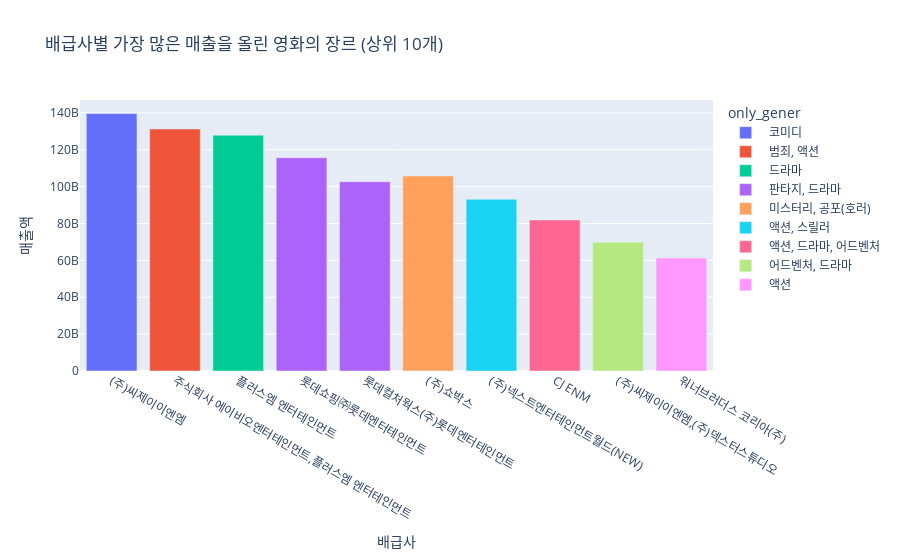
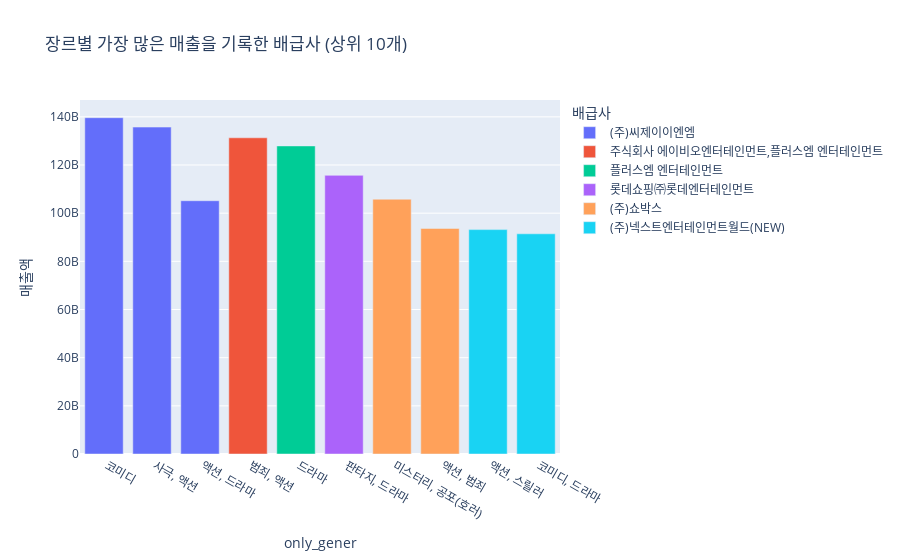

Here is the notebook cell these charts were saved with, in order:
### Code cell
# 배급사별 가장 많은 매출을 올린 영화 찾기
top_movies = df.loc[df.groupby('배급사')['매출액'].idxmax()]

# 매출액을 기준으로 내림차순으로 정렬하고 상위 10개만 선택
top_movies = top_movies.sort_values(by='매출액', ascending=False).head(10)

# 시각화
fig = px.bar(top_movies, x='배급사', y='매출액', color='only_gener', title='배급사별 가장 많은 매출을 올린 영화의 장르 (상위 10개)')
fig.show()

# 장르별 가장 많은 매출을 기록한 영화 찾기
top_movies_by_genre = df.loc[df.groupby('only_gener')['매출액'].idxmax()]

# 매출액을 기준으로 내림차순으로 정렬하고 상위 10개만 선택
top_movies_by_genre = top_movies_by_genre.sort_values(by='매출액', ascending=False).head(10)

# 시각화
fig = px.bar(top_movies_by_genre, x='only_gener', y='매출액', color='배급사', title='장르별 가장 많은 매출을 기록한 배급사 (상위 10개)')
fig.show()

### Figure 1 — Plotly figure (JSON) as saved in the notebook; plotly's stock layout.template omitted (floating-point values rounded to 4 significant figures)
{"data": [{"alignmentgroup": "True", "hovertemplate": "only_gener= 코미디 <br>배급사=%{x}<br>매출액=%{y}<extra></extra>", "legendgroup": " 코미디 ", "marker": {"color": "#636efa", "pattern": {"shape": ""}}, "name": " 코미디 ", "offsetgroup": " 코미디 ", "orientation": "v", "showlegend": true, "textposition": "auto", "type": "bar", "x": ["(주)씨제이이엔엠"], "xaxis": "x", "y": [139647979516], "yaxis": "y"}, {"alignmentgroup": "True", "hovertemplate": "only_gener= 범죄, 액션 <br>배급사=%{x}<br>매출액=%{y}<extra></extra>", "legendgroup": " 범죄, 액션 ", "marker": {"color": "#EF553B", "pattern": {"shape": ""}}, "name": " 범죄, 액션 ", "offsetgroup": " 범죄, 액션 ", "orientation": "v", "showlegend": true, "textposition": "auto", "type": "bar", "x": ["주식회사 에이비오엔터테인먼트,플러스엠 엔터테인먼트"], "xaxis": "x", "y": [131295679478], "yaxis": "y"}, {"alignmentgroup": "True", "hovertemplate": "only_gener= 드라마 <br>배급사=%{x}<br>매출액=%{y}<extra></extra>", "legendgroup": " 드라마 ", "marker": {"color": "#00cc96", "pattern": {"shape": ""}}, "name": " 드라마 ", "offsetgroup": " 드라마 ", "orientation": "v", "showlegend": true, "textposition": "auto", "type": "bar", "x": ["플러스엠 엔터테인먼트"], "xaxis": "x", "y": [127924472553], "yaxis": "y"}, {"alignmentgroup": "True", "hovertemplate": "only_gener= 판타지, 드라마 <br>배급사=%{x}<br>매출액=%{y}<extra></extra>", "legendgroup": " 판타지, 드라마 ", "marker": {"color": "#ab63fa", "pattern": {"shape": ""}}, "name": " 판타지, 드라마 ", "offsetgroup": " 판타지, 드라마 ", "orientation": "v", "showlegend": true, "textposition": "auto", "type": "bar", "x": ["롯데쇼핑㈜롯데엔터테인먼트", "롯데컬처웍스(주)롯데엔터테인먼트"], "xaxis": "x", "y": [115698654137, 102666146909], "yaxis": "y"}, {"alignmentgroup": "True", "hovertemplate": "only_gener= 미스터리, 공포(호러) <br>배급사=%{x}<br>매출액=%{y}<extra></extra>", "legendgroup": " 미스터리, 공포(호러) ", "marker": {"color": "#FFA15A", "pattern": {"shape": ""}}, "name": " 미스터리, 공포(호러) ", "offsetgroup": " 미스터리, 공포(호러) ", "orientation": "v", "showlegend": true, "textposition": "auto", "type": "bar", "x": ["(주)쇼박스"], "xaxis": "x", "y": [105793676208], "yaxis": "y"}, {"alignmentgroup": "True", "hovertemplate": "only_gener= 액션, 스릴러 <br>배급사=%{x}<br>매출액=%{y}<extra></extra>", "legendgroup": " 액션, 스릴러 ", "marker": {"color": "#19d3f3", "pattern": {"shape": ""}}, "name": " 액션, 스릴러 ", "offsetgroup": " 액션, 스릴러 ", "orientation": "v", "showlegend": true, "textposition": "auto", "type": "bar", "x": ["(주)넥스트엔터테인먼트월드(NEW)"], "xaxis": "x", "y": [93178283048], "yaxis": "y"}, {"alignmentgroup": "True", "hovertemplate": "only_gener= 액션, 드라마, 어드벤처 <br>배급사=%{x}<br>매출액=%{y}<extra></extra>", "legendgroup": " 액션, 드라마, 어드벤처 ", "marker": {"color": "#FF6692", "pattern": {"shape": ""}}, "name": " 액션, 드라마, 어드벤처 ", "offsetgroup": " 액션, 드라마, 어드벤처 ", "orientation": "v", "showlegend": true, "textposition": "auto", "type": "bar", "x": ["CJ ENM"], "xaxis": "x", "y": [81934638201], "yaxis": "y"}, {"alignmentgroup": "True", "hovertemplate": "only_gener= 어드벤처, 드라마 <br>배급사=%{x}<br>매출액=%{y}<extra></extra>", "legendgroup": " 어드벤처, 드라마 ", "marker": {"color": "#B6E880", "pattern": {"shape": ""}}, "name": " 어드벤처, 드라마 ", "offsetgroup": " 어드벤처, 드라마 ", "orientation": "v", "showlegend": true, "textposition": "auto", "type": "bar", "x": ["(주)씨제이이엔엠,(주)덱스터스튜디오"], "xaxis": "x", "y": [69825366300], "yaxis": "y"}, {"alignmentgroup": "True", "hovertemplate": "only_gener= 액션 <br>배급사=%{x}<br>매출액=%{y}<extra></extra>", "legendgroup": " 액션 ", "marker": {"color": "#FF97FF", "pattern": {"shape": ""}}, "name": " 액션 ", "offsetgroup": " 액션 ", "orientation": "v", "showlegend": true, "textposition": "auto", "type": "bar", "x": ["워너브러더스 코리아(주)"], "xaxis": "x", "y": [61269783831], "yaxis": "y"}], "layout": {"barmode": "relative", "legend": {"title": {"text": "only_gener"}, "tracegroupgap": 0}, "title": {"text": "배급사별 가장 많은 매출을 올린 영화의 장르 (상위 10개)"}, "xaxis": {"anchor": "y", "domain": [0, 1], "title": {"text": "배급사"}}, "yaxis": {"anchor": "x", "domain": [0, 1], "title": {"text": "매출액"}}}}

### Figure 2 — Plotly figure (JSON) as saved in the notebook; plotly's stock layout.template omitted (floating-point values rounded to 4 significant figures)
{"data": [{"alignmentgroup": "True", "hovertemplate": "배급사=(주)씨제이이엔엠<br>only_gener=%{x}<br>매출액=%{y}<extra></extra>", "legendgroup": "(주)씨제이이엔엠", "marker": {"color": "#636efa", "pattern": {"shape": ""}}, "name": "(주)씨제이이엔엠", "offsetgroup": "(주)씨제이이엔엠", "orientation": "v", "showlegend": true, "textposition": "auto", "type": "bar", "x": [" 코미디 ", " 사극, 액션 ", " 액션, 드라마 "], "xaxis": "x", "y": [139647979516, 135748398910, 105168155250], "yaxis": "y"}, {"alignmentgroup": "True", "hovertemplate": "배급사=주식회사 에이비오엔터테인먼트,플러스엠 엔터테인먼트<br>only_gener=%{x}<br>매출액=%{y}<extra></extra>", "legendgroup": "주식회사 에이비오엔터테인먼트,플러스엠 엔터테인먼트", "marker": {"color": "#EF553B", "pattern": {"shape": ""}}, "name": "주식회사 에이비오엔터테인먼트,플러스엠 엔터테인먼트", "offsetgroup": "주식회사 에이비오엔터테인먼트,플러스엠 엔터테인먼트", "orientation": "v", "showlegend": true, "textposition": "auto", "type": "bar", "x": [" 범죄, 액션 "], "xaxis": "x", "y": [131295679478], "yaxis": "y"}, {"alignmentgroup": "True", "hovertemplate": "배급사=플러스엠 엔터테인먼트<br>only_gener=%{x}<br>매출액=%{y}<extra></extra>", "legendgroup": "플러스엠 엔터테인먼트", "marker": {"color": "#00cc96", "pattern": {"shape": ""}}, "name": "플러스엠 엔터테인먼트", "offsetgroup": "플러스엠 엔터테인먼트", "orientation": "v", "showlegend": true, "textposition": "auto", "type": "bar", "x": [" 드라마 "], "xaxis": "x", "y": [127924472553], "yaxis": "y"}, {"alignmentgroup": "True", "hovertemplate": "배급사=롯데쇼핑㈜롯데엔터테인먼트<br>only_gener=%{x}<br>매출액=%{y}<extra></extra>", "legendgroup": "롯데쇼핑㈜롯데엔터테인먼트", "marker": {"color": "#ab63fa", "pattern": {"shape": ""}}, "name": "롯데쇼핑㈜롯데엔터테인먼트", "offsetgroup": "롯데쇼핑㈜롯데엔터테인먼트", "orientation": "v", "showlegend": true, "textposition": "auto", "type": "bar", "x": [" 판타지, 드라마 "], "xaxis": "x", "y": [115698654137], "yaxis": "y"}, {"alignmentgroup": "True", "hovertemplate": "배급사=(주)쇼박스<br>only_gener=%{x}<br>매출액=%{y}<extra></extra>", "legendgroup": "(주)쇼박스", "marker": {"color": "#FFA15A", "pattern": {"shape": ""}}, "name": "(주)쇼박스", "offsetgroup": "(주)쇼박스", "orientation": "v", "showlegend": true, "textposition": "auto", "type": "bar", "x": [" 미스터리, 공포(호러) ", " 액션, 범죄 "], "xaxis": "x", "y": [105793676208, 93665568500], "yaxis": "y"}, {"alignmentgroup": "True", "hovertemplate": "배급사=(주)넥스트엔터테인먼트월드(NEW)<br>only_gener=%{x}<br>매출액=%{y}<extra></extra>", "legendgroup": "(주)넥스트엔터테인먼트월드(NEW)", "marker": {"color": "#19d3f3", "pattern": {"shape": ""}}, "name": "(주)넥스트엔터테인먼트월드(NEW)", "offsetgroup": "(주)넥스트엔터테인먼트월드(NEW)", "orientation": "v", "showlegend": true, "textposition": "auto", "type": "bar", "x": [" 액션, 스릴러 ", " 코미디, 드라마 "], "xaxis": "x", "y": [93178283048, 91431914670], "yaxis": "y"}], "layout": {"barmode": "relative", "legend": {"title": {"text": "배급사"}, "tracegroupgap": 0}, "title": {"text": "장르별 가장 많은 매출을 기록한 배급사 (상위 10개)"}, "xaxis": {"anchor": "y", "domain": [0, 1], "title": {"text": "only_gener"}}, "yaxis": {"anchor": "x", "domain": [0, 1], "title": {"text": "매출액"}}}}
